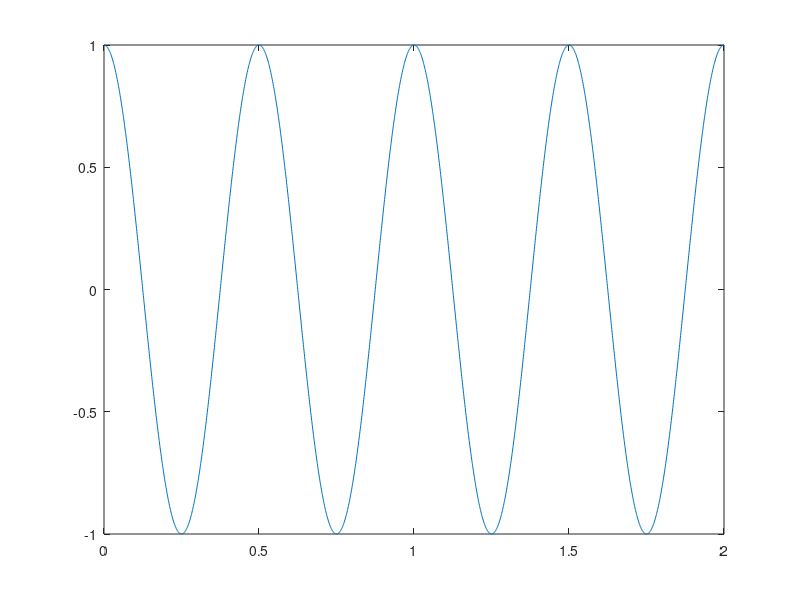
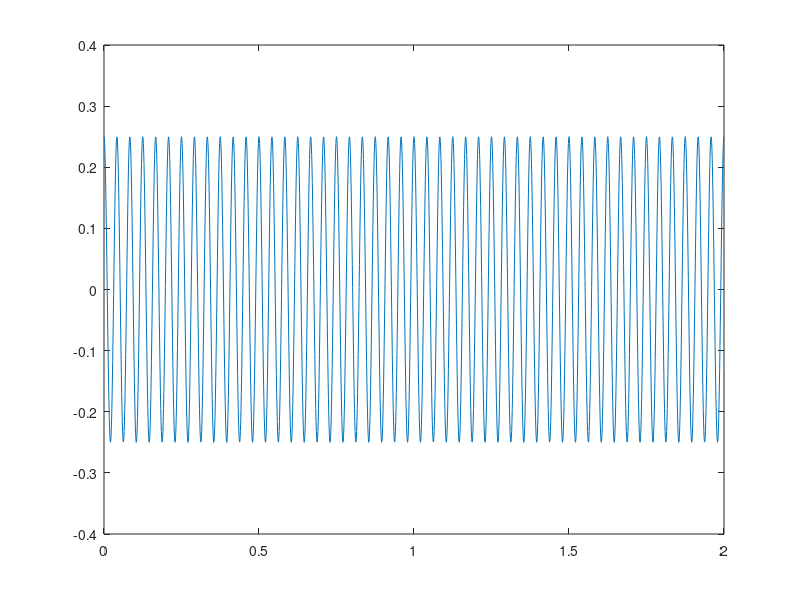
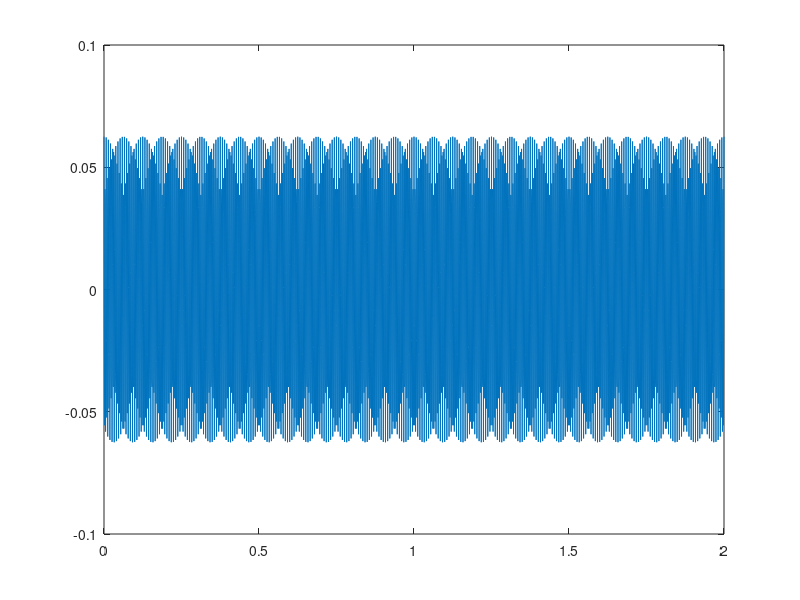
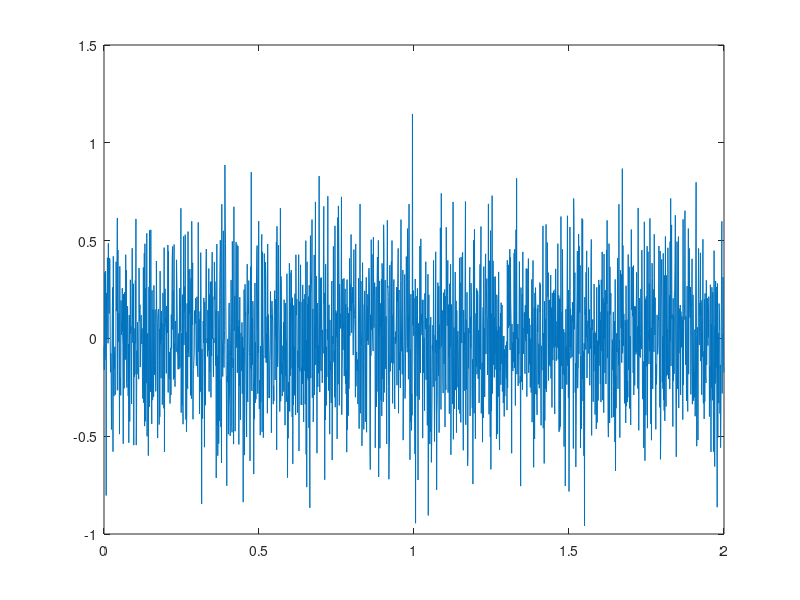

Write the MATLAB code that produced these figures, in order.
%%生成原始信号
clear
clc
close all
t = 0:0.001:2;
s1 = cos(4*pi.*t);
figure
plot(t,s1)
%%
s2 = 1/4*cos(48*pi.*t);
figure
plot(t,s2)
%%
s3 = 1/16*cos(576*pi.*t);
figure
plot(t,s3)
%%
s4 = 3*wgn(1,length(t),10*log10(0.01));
figure
plot(t,s4)
figure
s = s1+s2+s3+s4;
plot(t,s)
save s.mat s  %保存s信号